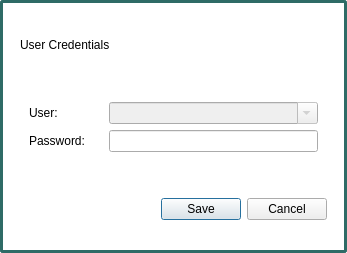
<?xml version="1.0" encoding="UTF-8"?>
<ui version="4.0">
 <class>popup_useraccessform</class>
 <widget class="QDialog" name="popup_useraccessform">
  <property name="windowModality">
   <enum>Qt::WindowModality::ApplicationModal</enum>
  </property>
  <property name="geometry">
   <rect>
    <x>0</x>
    <y>0</y>
    <width>347</width>
    <height>253</height>
   </rect>
  </property>
  <property name="windowTitle">
   <string>Dialog</string>
  </property>
  <property name="styleSheet">
   <string notr="true">#popup_useraccessform {
	background: white;
	border-radius:3px;
	border: 3px solid #2E6B66;
}</string>
  </property>
  <property name="modal">
   <bool>true</bool>
  </property>
  <layout class="QVBoxLayout" name="verticalLayout">
   <item>
    <widget class="QWidget" name="header" native="true">
     <layout class="QHBoxLayout" name="horizontalLayout">
      <item>
       <widget class="QLabel" name="header_label">
        <property name="styleSheet">
         <string notr="true">color: black;</string>
        </property>
        <property name="text">
         <string>User Credentials</string>
        </property>
       </widget>
      </item>
     </layout>
    </widget>
   </item>
   <item>
    <widget class="QWidget" name="container" native="true">
     <layout class="QHBoxLayout" name="horizontalLayout_3">
      <item>
       <widget class="QWidget" name="label_container" native="true">
        <property name="styleSheet">
         <string notr="true">color: black;</string>
        </property>
        <layout class="QVBoxLayout" name="verticalLayout_2">
         <item>
          <widget class="QLabel" name="label_2">
           <property name="text">
            <string>User:</string>
           </property>
          </widget>
         </item>
         <item>
          <widget class="QLabel" name="label_3">
           <property name="text">
            <string>Password:</string>
           </property>
          </widget>
         </item>
        </layout>
       </widget>
      </item>
      <item>
       <widget class="QWidget" name="input_container" native="true">
        <layout class="QVBoxLayout" name="verticalLayout_3">
         <item>
          <widget class="QComboBox" name="user_field">
           <property name="enabled">
            <bool>false</bool>
           </property>
           <property name="editable">
            <bool>true</bool>
           </property>
          </widget>
         </item>
         <item>
          <widget class="QLineEdit" name="pass_field"/>
         </item>
        </layout>
       </widget>
      </item>
     </layout>
    </widget>
   </item>
   <item>
    <widget class="QWidget" name="button_container" native="true">
     <layout class="QHBoxLayout" name="horizontalLayout_4">
      <item>
       <spacer name="horizontalSpacer">
        <property name="orientation">
         <enum>Qt::Orientation::Horizontal</enum>
        </property>
        <property name="sizeHint" stdset="0">
         <size>
          <width>40</width>
          <height>20</height>
         </size>
        </property>
       </spacer>
      </item>
      <item>
       <widget class="QPushButton" name="save_button">
        <property name="cursor">
         <cursorShape>PointingHandCursor</cursorShape>
        </property>
        <property name="text">
         <string>Save</string>
        </property>
       </widget>
      </item>
      <item>
       <widget class="QPushButton" name="cancel_button">
        <property name="cursor">
         <cursorShape>PointingHandCursor</cursorShape>
        </property>
        <property name="text">
         <string>Cancel</string>
        </property>
       </widget>
      </item>
     </layout>
    </widget>
   </item>
  </layout>
 </widget>
 <resources/>
 <connections/>
</ui>
